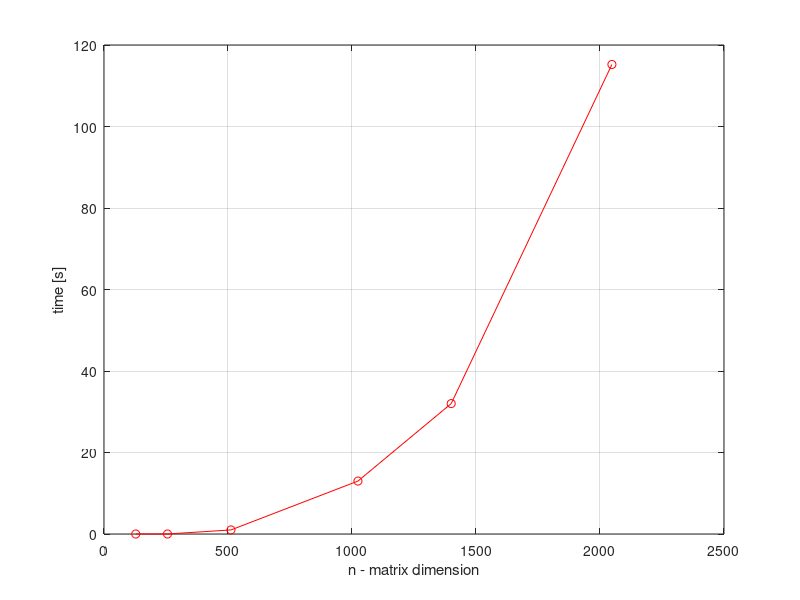
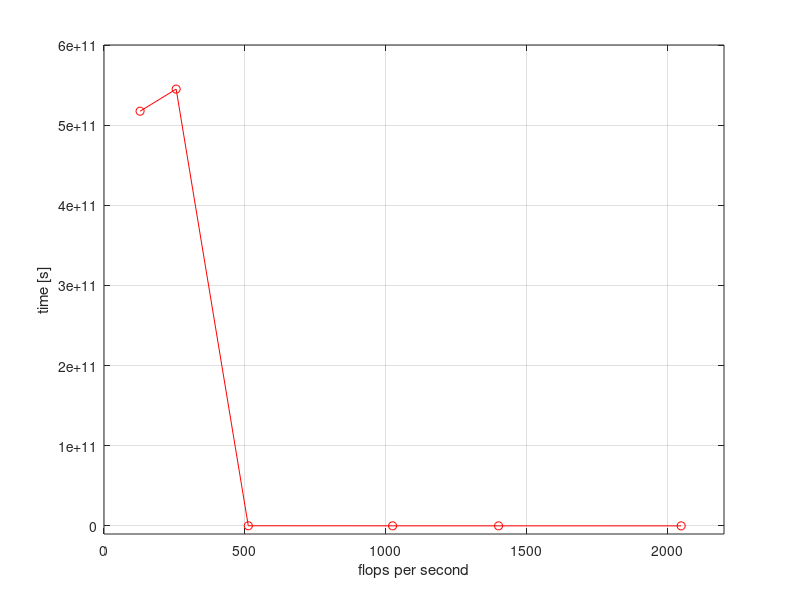
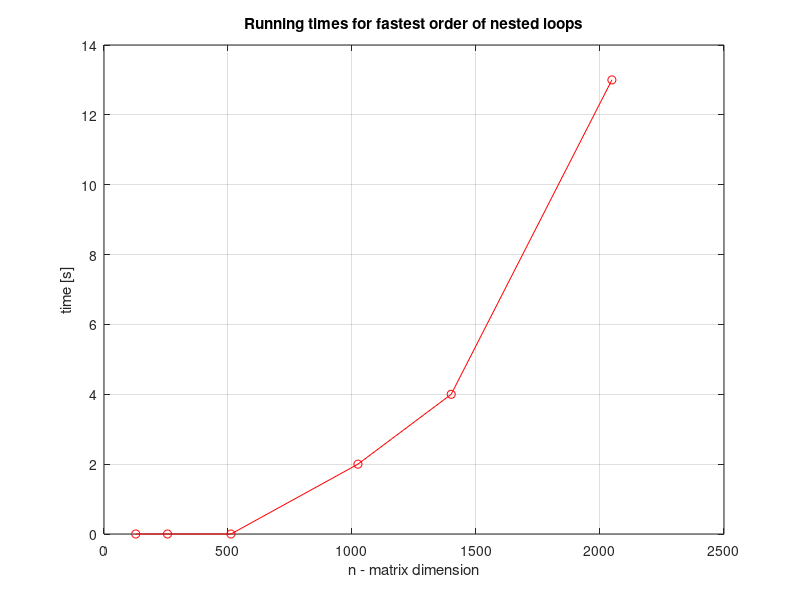
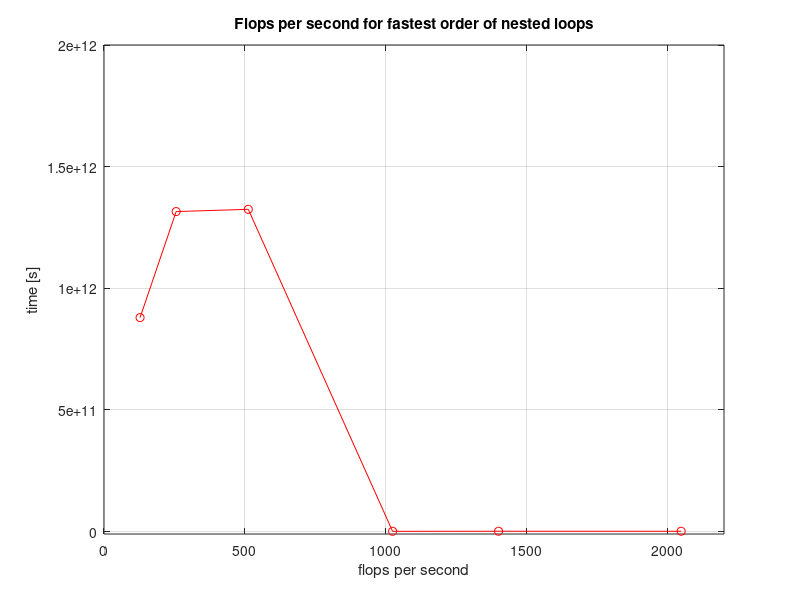

These charts were generated, in order, by the following MATLAB code:
clc;clear all;close all;
%-------------------------------------------------
%   plot running times of sequential program
%
%-------------------------------------------------


n_values=[128,256,512,1024,1400,2048];
running_t=[0.00001,0.000062,0.999873,12.99, 32 ,115.22];
flops_per_second=[5.174e+11,5.45e+11,2.68e+8,1.78949e+8, 1.715e+8,1.44369e+8];



h(1)=figure(1);
plot(n_values, running_t, '-or');
grid on;    
xlabel('n - matrix dimension');
ylabel('time [s]');

h(2)=figure(2);
plot(n_values, flops_per_second, '-or');
grid on;    
xlabel('flops per second');
ylabel('time [s]');
axis([0,2200,-10^10 6*10^11]);




%% task 2
%
%
% i k j     512:3           1024 : 28
% k j i     512:0.00213     1024 : 2.99
% k i j     512:3.02        1024 : 27.99
% j k i     512:0.000182    1024 : 1.9999
% j i k     512: 0.999      1024 : 13.1
%


running_t_fastest=[0.000005,0.000026,0.000203,1.999638,4.000095,13.000045];
flops_fastest=[8.79609e+11,1.3153e+12,1.32459e+12,1.07394e+9,1.37197e+9,1.32152e+9 ];
running_t_slowest=[0.000012,0.000133, 3.000328,27.999786,79.000325,268.999434];
flops_slowest=[3.59024e+11,2.51767e+11,8.94687e+7,7.66964e+7,6.94681e+7,6.38658e+7]





h(3)=figure(3);
plot(n_values, running_t_fastest, '-or');
grid on;    
title('Running times for fastest order of nested loops');
xlabel('n - matrix dimension');
ylabel('time [s]');

h(4)=figure(4);
plot(n_values, flops_fastest, '-or');
title('Flops per second for fastest order of nested loops');
grid on;    
xlabel('flops per second');
ylabel('time [s]');
axis([0,2200,-10^10 2*10^12]);

h(5)=figure(5);
plot(n_values, running_t_slowest, '-or');
title('Running times for slowest order of nested loops');
grid on;    
xlabel('n - matrix dimension');
ylabel('time [s]');

h(6)=figure(6);
plot(n_values, flops_slowest, '-or');
title('Flops per second for slowest order of nested loops');
grid on;    
xlabel('flops per second');
ylabel('time [s]');
axis([0,2200,-10^10 4*10^11]);



for i = 1:length(h)
    print(h(i), '-depsc',sprintf('../report/figures/plot%i',i));
    i
end


